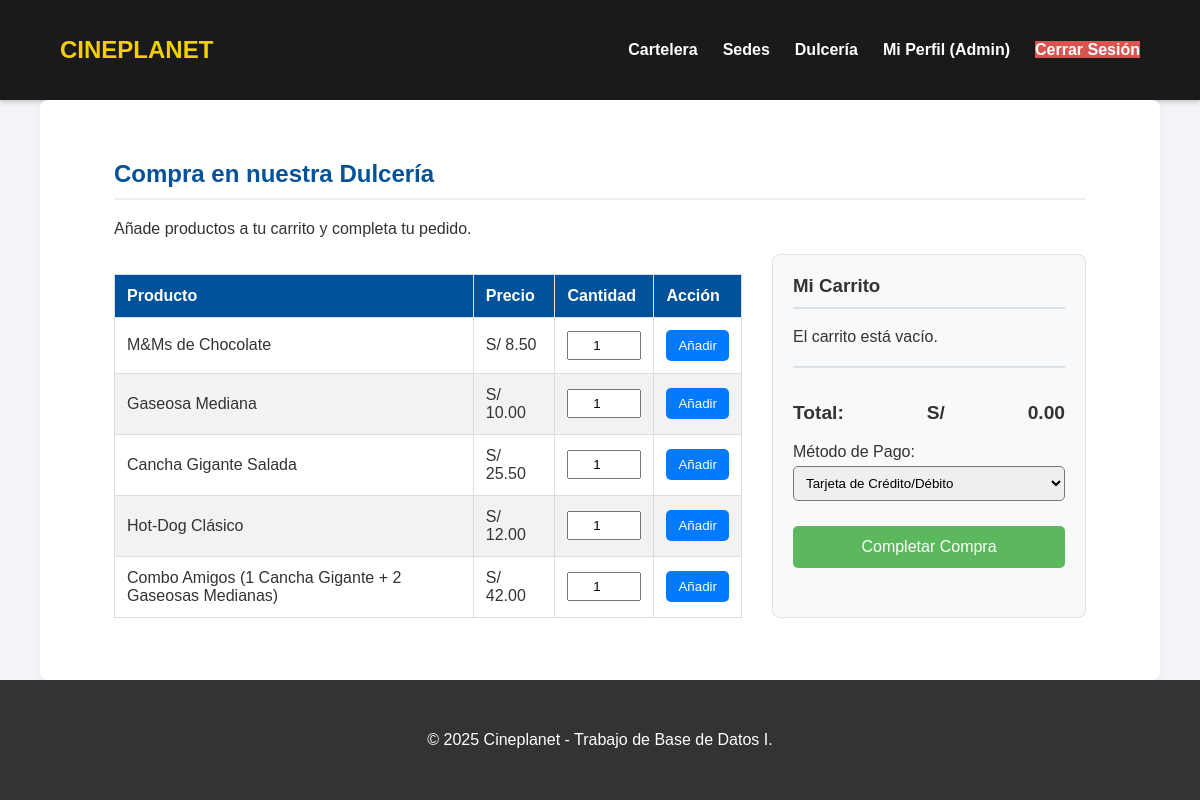
Screenshot of /dulceria_compra.php (signed in) with the database file from the repository.
### tables this page shows
CREATE TABLE Dulceria (
    ID_producto INT AUTO_INCREMENT PRIMARY KEY,
    nombre VARCHAR(100) NOT NULL,
    categoria ENUM('Dulces', 'Bebidas', 'Salado', 'Combos') DEFAULT 'Dulces',
    precio_unitario DECIMAL(6,2) NOT NULL,
    stock INT DEFAULT 0
);

### dulceria_compra.php (the view, shortened to what this page needs)
<?php
require_once 'includes/public_header.php';
$productos_result = $conn->query("SELECT ID_producto, nombre, categoria, precio_unitario FROM Dulceria WHERE stock > 0 ORDER BY categoria, nombre");
?>
<div class="container">
    <h2>Compra en nuestra Dulcería</h2>
    <p>Añade productos a tu carrito y completa tu pedido.</p>
    <div class="dulceria-compra-container">
        <div class="product-table-container">
            <table class="data-table">
                <thead>
                    <tr>
                        <th>Producto</th>
                        <th>Precio</th>
                        <th>Cantidad</th>
                        <th>Acción</th>
                    </tr>
                </thead>
                <tbody>
                    <?php while($producto = $productos_result->fetch_assoc()): ?>
                    <tr>
                        <td><?php echo htmlspecialchars($producto['nombre']); ?></td>
                        <td>S/ <?php echo number_format($producto['precio_unitario'], 2); ?></td>
                        <td>
                            <input type="number" class="quantity-input" value="1" min="1" max="10" id="qty-<?php echo $producto['ID_producto']; ?>">
                        </td>
                        <td>
                            <button class="btn-add-cart"
                                    data-id="<?php echo $producto['ID_producto']; ?>"
                                    data-name="<?php echo htmlspecialchars($producto['nombre']); ?>"
                                    data-price="<?php echo $producto['precio_unitario']; ?>">
                                Añadir
                            </button>
                        </td>
                    </tr>
                    <?php endwhile; ?>
                </tbody>
            </table>
        </div>
        <div class="cart-container">
            <h3>Mi Carrito</h3>
            <div id="cart-items">
                <p>El carrito está vacío.</p>
            </div>
            <div class="cart-summary">
                <p><strong>Total:</strong> S/ <span id="cart-total">0.00</span></p>
                <form action="dulceria_compra.php" method="POST" id="cart-form">
                    <div class="form-group">
                        <label for="metodo_pago">Método de Pago:</label>
                        <select name="metodo_pago" id="metodo_pago">
                            <option value="Tarjeta">Tarjeta de Crédito/Débito</option>
                        </select>
                    </div>
                    <button type="submit" class="btn" id="btn-checkout" disabled>Completar Compra</button>
                </form>
            </div>
        </div>
    </div>
</div>
<?php require_once 'includes/footer.php'; ?>

### css/style.css (style rules this page uses)
body { font-family: Arial, sans-serif; background-color: #f4f4f9; margin: 0; color: #333; display: flex; flex-direction: column; min-height: 100vh; }
.container { width: 90%; max-width: 1200px; margin: 0 auto; padding: 20px; }
h2 { color: #00529b; border-bottom: 2px solid #f0f0f0; padding-bottom: 10px; }
.btn { background-color: #5cb85c; color: white; padding: 12px 20px; border: none; border-radius: 5px; cursor: pointer; font-size: 16px; transition: background-color 0.3s; }
.data-table { width: 100%; border-collapse: collapse; margin-top: 20px; }
.data-table th, .data-table td { border: 1px solid #ddd; padding: 12px; text-align: left; }
.data-table th { background-color: #00529b; color: white; font-weight: bold; }
.data-table tr:nth-child(even) { background-color: #f2f2f2; }
.dulceria-compra-container { display: grid; grid-template-columns: 2fr 1fr; gap: 30px; }
.product-table-container .data-table input.quantity-input { width: 60px; text-align: center; padding: 5px; }
.product-table-container .data-table .btn-add-cart { background-color: #007bff; color: white; border: none; padding: 8px 12px; border-radius: 5px; cursor: pointer; }
.cart-container { background-color: #f8f9fa; padding: 20px; border-radius: 8px; border: 1px solid #dee2e6; }
.cart-container h3 { margin-top: 0; border-bottom: 2px solid #dee2e6; padding-bottom: 10px; }
.cart-summary { margin-top: 20px; border-top: 2px solid #dee2e6; padding-top: 15px; }
.cart-summary p { font-size: 1.2rem; font-weight: bold; display: flex; justify-content: space-between; }
.cart-summary .form-group { margin-bottom: 15px; }
.cart-summary label { display: block; margin-bottom: 5px; }
.cart-summary select { width: 100%; padding: 8px; border-radius: 5px; }
#btn-checkout { width: 100%; margin-top: 10px; }

### rows the page displays
dulceria: nombre "M&Ms de Chocolate", precio_unitario "8.50"
dulceria: nombre "Gaseosa Mediana", precio_unitario "10.00"
dulceria: nombre "Cancha Gigante Salada", precio_unitario "25.50", ID_producto "1"
dulceria: nombre "Hot-Dog Clásico", precio_unitario "12.00"
dulceria: nombre "Combo Amigos (1 Cancha Gigante + 2 Gaseosas Medianas)", precio_unitario "42.00"

### other values shown
$_SESSION['user_nombre'] "Admin"
